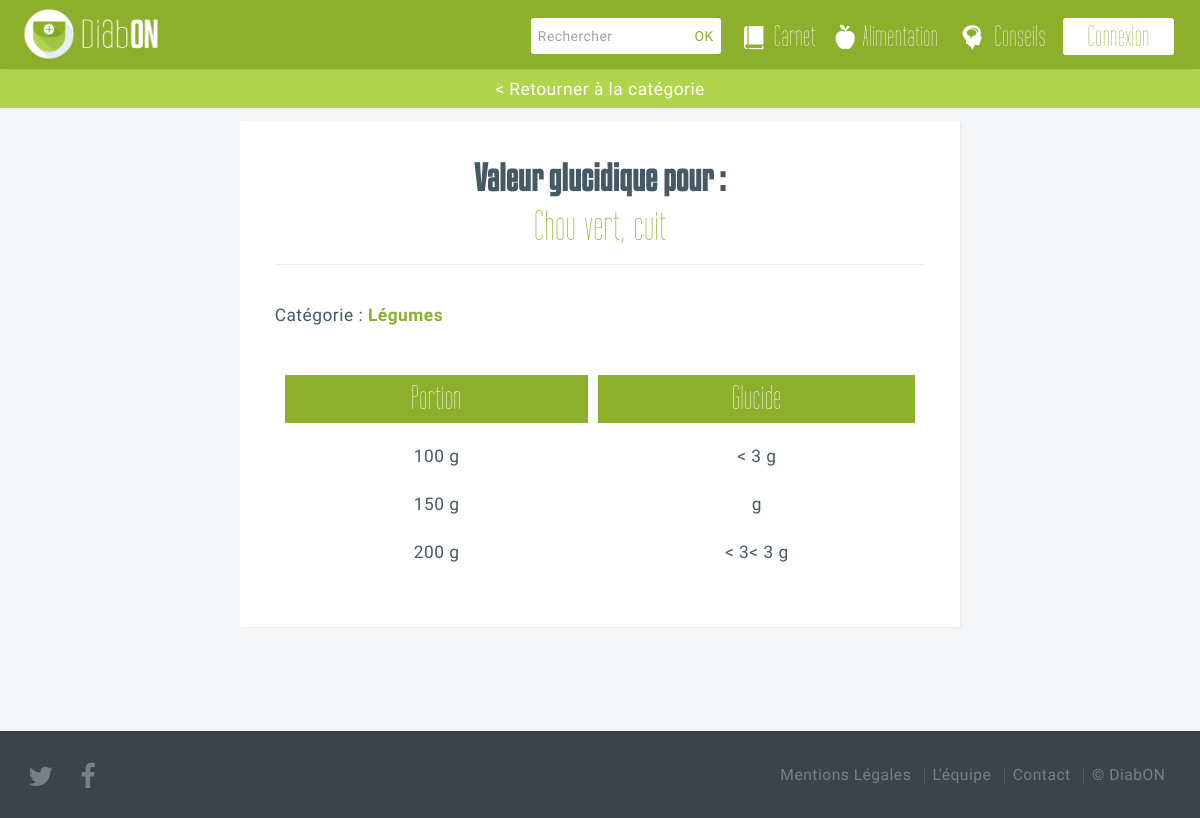
The page /aliment/Chouvertcuit/ on the database as committed earlier.
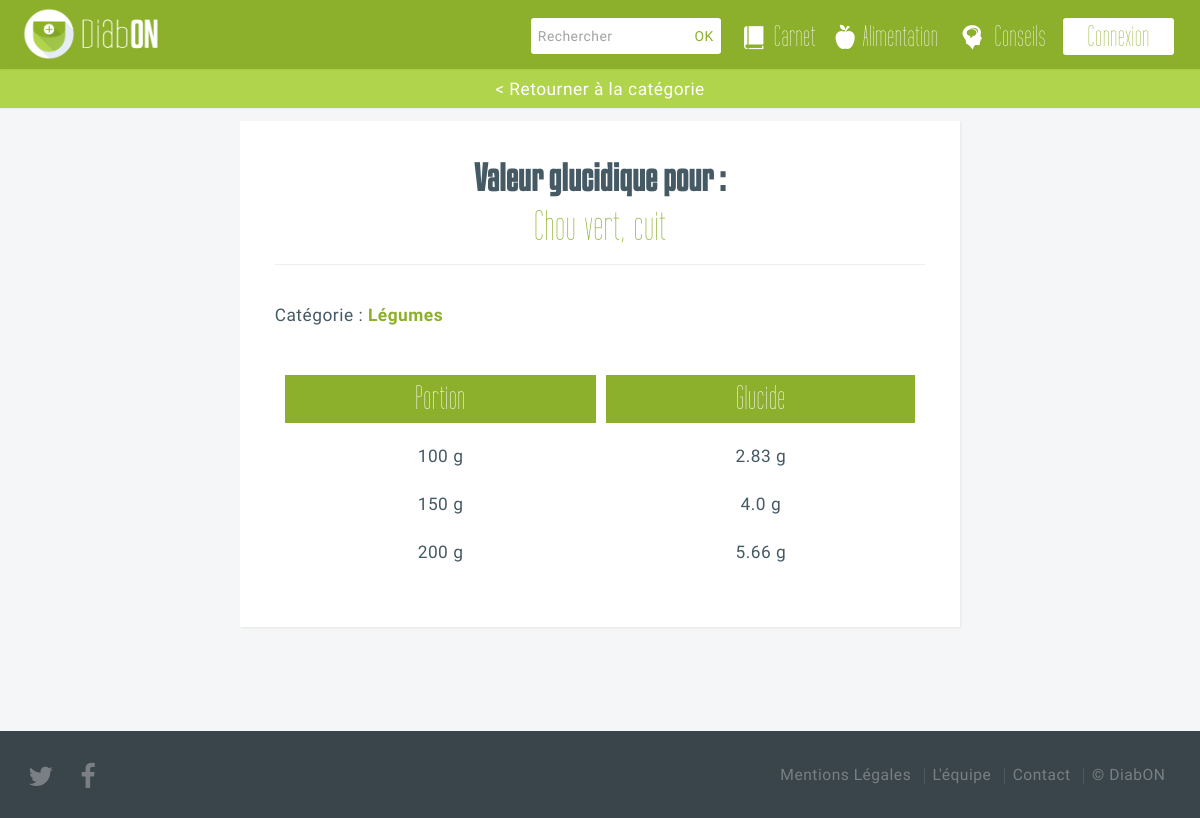
The same page on the database as committed later.
### core/models.py (models this page shows, shortened)
class Food(models.Model):
	name = models.CharField(max_length=200)
	slug = models.SlugField(max_length=200)
	weight = models.IntegerField()
	glucide = models.FloatField()
	category = models.ForeignKey('Category')

class Category(models.Model):
	name = models.CharField(max_length=100)
	slug = models.SlugField(max_length=100)

### core/views.py (the view)
# urls.py: url(r'^aliment/(?P<slug>[\w-]+)/$', 'core.views.aliment_details', name='alimentdetails'),
def aliment_details(request, slug):
	aliment = Food.objects.get(slug=slug)
	return render_to_response('aliment_details.html', {'aliment': aliment})

### templates/aliment_details.html (shortened to what this page needs)
{% extends "layout/base.html" %}
{% block content %}
{% load mathfilters %}
			<section id="work" class="main style3 secondary details-aliment">
				<div class="content container">
					<a class="retour-catalogue" href="" onClick="javascript:window.history.go(-1)">< Retourner à la catégorie</a>
					<div class="box container 75%">
						<header>
							<h2>Valeur glucidique pour :</h2>
							<p class="aliment-name">{{aliment.name}}</p>
						</header>
					<p class="aliment-categorie">Catégorie : <a href="" onClick="javascript:window.history.go(-1)">{{aliment.category.name}}</a></p>
                		<div id="details-aliment-container">
                			<table id="details-aliments" class="full">
						        <thead class="table-title">
						            <th>Portion</th>
						            <th>Glucide</th>
						        </thead>
						        <tr>
						            <td>{{aliment.weight}} g</td>
						            <td>{{aliment.glucide}} g</td>
						        </tr>
						        <tr>
						            <td>{{aliment.weight|mul:3|intdiv:2}} g</td>
						            <td>{{aliment.glucide|mul:3|intdiv:2}} g</td>
						        </tr>
						        <tr>
						            <td>{{aliment.weight|mul:2}} g</td>
						            <td>{{aliment.glucide|mul:2}} g</td>
						        </tr>
						    </table>
						</div>
	                </div>
	            </div>
        	</section>
{% endblock content %}

### templates/layout/base.html (shortened to what this page needs)
<!DOCTYPE HTML>
<html>
	<head>
		<link rel="stylesheet" href="/static/css/skel.css" />
		<link rel="stylesheet" href="/static/css/style.css" />
		<link rel="stylesheet" href="/static/css/style-wide.css" />
		<link rel="stylesheet" href="/static/css/style-normal.css" />
		<link rel="stylesheet" href="/static/css/page-alimentation.css" />
		<link rel="stylesheet" href="/static/css/calendar.css" />
		<link rel="stylesheet" href="/static/css/calendar-custom.css" />
		<link rel="stylesheet" href="//cdnjs.cloudflare.com/ajax/libs/morris.js/0.5.1/morris.css">
		<link rel="stylesheet" href="/static/css/page-carnet.css" />
		<link rel="stylesheet" href="/static/css/magnific-popup.css" />
		<link rel="stylesheet" href="/static/css/share.min.css" />
		<link rel="stylesheet" href="/static/css/chartist.min.css" />
	</head>
	<body>
			<header id="header">
					<h1 id="logo">
						<a href={% url 'home' %}>
							<img src="/static/images/logo.png" alt="Diab'On" title="Accueil" />
					</h1>
					<nav role="navigation" id="navigation">
						<ul>
							<li id="nav-barre-recherche">
								<form id="nav-search" action="recherche.php">
									<input type="text" placeholder="Rechercher" name="nav-text-search" />
									<input type="submit" value="OK" />
								</form>
							</li>
							<li><a href={% url 'carnet' %}>
								<span class="flaticon-book118"></span>Carnet
							</a></li>
							<li><a href={% url 'alimentation' %}>
								<span class="flaticon-apple55"></span>Alimentation
							</a></li>
							<li><a href={% url 'conseils' %}>
								<span class="flaticon-bald23"></span>Conseils
							</a></li>
							{% if user.is_authenticated %}
								<li id="profil" title="{{user.username}}"><a href={% url 'profil' %}>
								</a></li>
								<li id="deconnexion"><a href={% url 'deconnexion' %}>Déconnexion</a></li>
							{% else %}
								<li id="connexion"><a href={% url 'connexion' %}>Connexion</a></li>
							{% endif %}
						</ul>
					</nav>
			</header>
		    <div id="content">
		    	{% block content %}{% endblock content %}
		    </div>
			<footer id="footer">
					<ul class="actions">
						<li><a target="_blank" href="https://twitter.com/appdiabon" class="icon fa-twitter"><span class="label">Twitter</span></a></li>
						<li><a target="_blank" href="https://www.facebook.com/pages/DiabON/1545716815689157?fref=ts" class="icon fa-facebook"><span class="label">Facebook</span></a></li>
					</ul>
					<ul class="menu">
						<li><a href="{% url 'mentions' %}">Mentions Légales</a></li>
						<li><a href="{% url 'equipe' %}">L'équipe</a></li>
						<li><a href="{% url 'contact' %}">Contact</a></li>
						<li id="copyright">&copy; DiabON</li>
					</ul>
			</footer>
	</body>
</html>

### static/css/skel.css (style rules this page uses)
html,body,div,span,applet,object,iframe,h1,h2,h3,h4,h5,h6,p,blockquote,pre,a,abbr,acronym,address,big,cite,code,del,dfn,em,img,ins,kbd,q,s,samp,small,strike,strong,sub,sup,tt,var,b,u,i,center,dl,dt,dd,ol,ul,li,fieldset,form,label,legend,table,caption,tbody,tfoot,thead,tr,th,td,article,aside,canvas,details,embed,figure,figcaption,footer,header,hgroup,menu,nav,output,ruby,section,summary,time,mark,audio,video { margin:0;padding:0;border:0;font-size:100%;font:inherit;vertical-align:baseline; }
article,aside,details,figcaption,figure,footer,header,hgroup,menu,nav,section { display:block; }
body { line-height:1; }
ol,ul { list-style:none; }
table { border-collapse:collapse;border-spacing:0; }
body { -webkit-text-size-adjust:none }
*, *:before, *:after { -moz-box-sizing: border-box; -webkit-box-sizing: border-box; box-sizing: border-box; }
.container { margin-left: auto; margin-right: auto; width: 1200px; }
.container.\37 5\25 { width: 900px; }

### static/css/style-wide.css (style rules this page uses)
body,input,textarea,select { font-size: 17pt; }

### static/css/style-normal.css (style rules this page uses)
body,input,textarea,select { font-size: 15pt; }

### static/css/page-alimentation.css (style rules this page uses)
body { padding-top: 8em; }
#header { position: fixed; z-index: 10000; left: 0; top: 0; width: 100%; background: #8cb02b; background: rgba(140,176,43,0.95); height: 5em; line-height: 3em; box-shadow: 0 0 0.15em 0 rgba(0,0,0,0.1); }
form#nav-search input[type="submit"] { width: inherit; background: white; border-radius: 0 3px 3px 0; color: #8cb02b; height: 3em; font-size: 0.8em; padding: 0 1em; display: block; width: 3.5em; line-height: initial; }

### static/css/page-carnet.css (style rules this page uses)
body { padding-top: 8em; }

### static/css/style-narrow.css (style rules this page uses)
body,input,textarea,select { font-size: 13pt; }

Rows that differ between the two databases and show on the page:
changed Food "Chou vert, cuit": glucide "< 3" → "2.83"; glucide|mul (not shown) → "4.0"; glucide|mul "< 3< 3" → "5.66"
